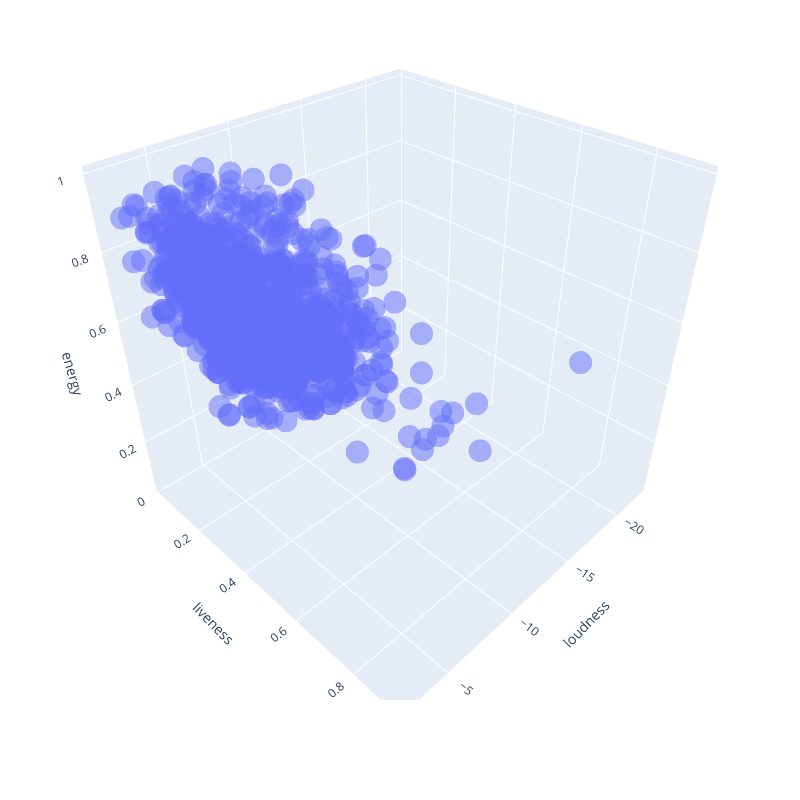

Source (notebook cell):
### Code cell
fig = px.scatter_3d(music_features, x='loudness', y='liveness', z='energy', opacity=0.5, width=800, height=800)
fig.update_layout(margin=dict(l=10, r=10, b=100, t=0))
fig.write_image('charts/loudness_liveness_energy.svg')
fig.show()

### Figure 1 — Plotly figure (JSON) as saved in the notebook; plotly's stock layout.template omitted (floating-point values rounded to 4 significant figures; data arrays with more than 128 entries replaced by an {"elided": "..."} marker saying what was removed)
{"data": [{"hovertemplate": "loudness=%{x}<br>liveness=%{y}<br>energy=%{z}<extra></extra>", "legendgroup": "", "marker": {"color": "#636efa", "opacity": 0.5, "symbol": "circle"}, "mode": "markers", "name": "", "scene": "scene", "showlegend": false, "type": "scatter3d", "x": {"elided": "1089 float values"}, "y": {"elided": "1089 float values"}, "z": {"elided": "1089 float values"}}], "layout": {"height": 800, "legend": {"tracegroupgap": 0}, "margin": {"b": 100, "l": 10, "r": 10, "t": 0}, "scene": {"domain": {"x": [0, 1], "y": [0, 1]}, "xaxis": {"title": {"text": "loudness"}}, "yaxis": {"title": {"text": "liveness"}}, "zaxis": {"title": {"text": "energy"}}}, "width": 800}}
